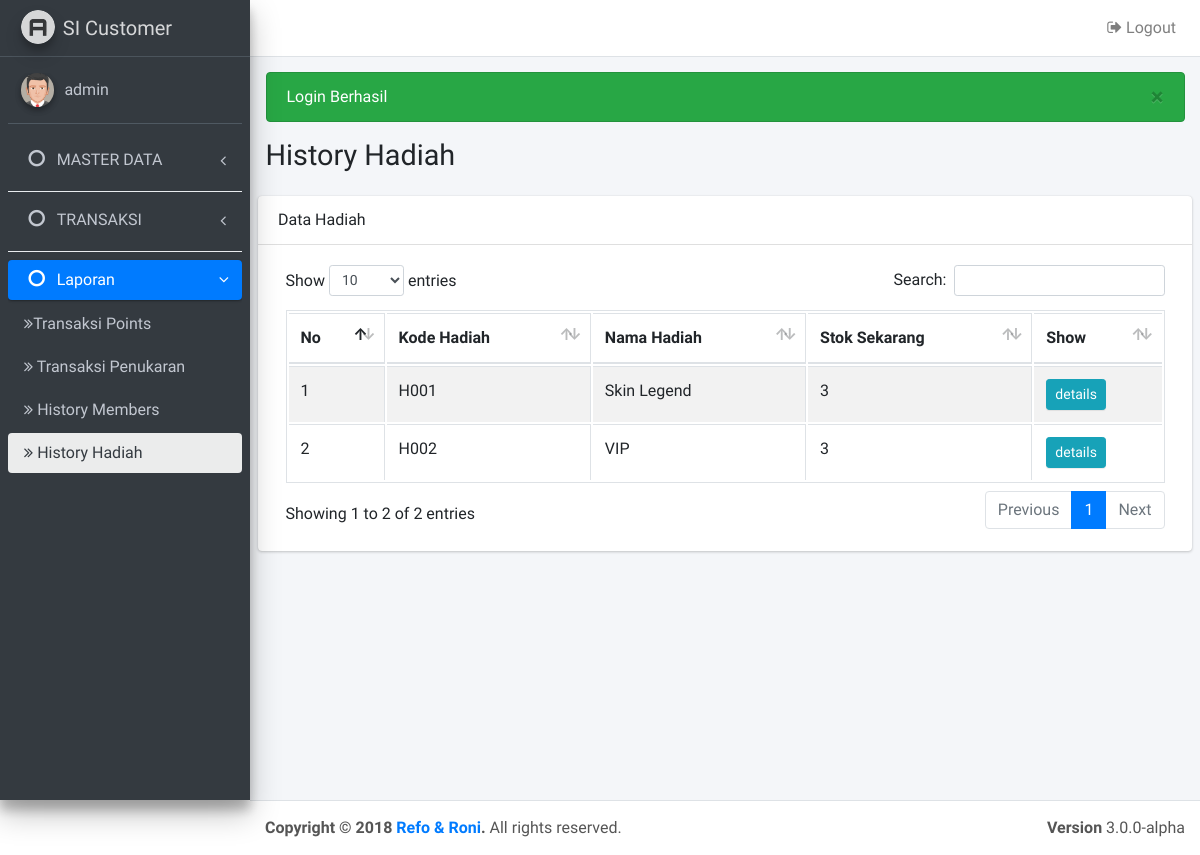
The page /laporan_hadiah.php (signed in) on the database as committed earlier.
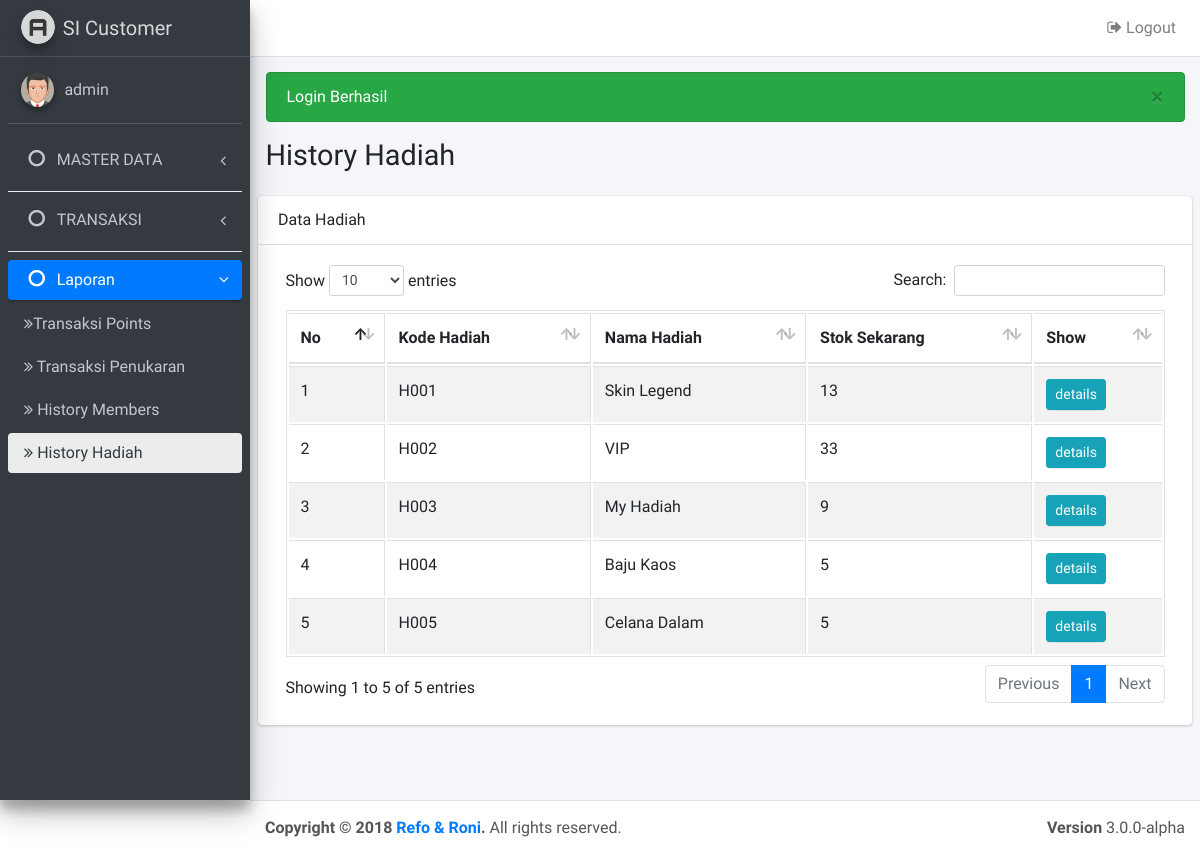
The same page on the database as committed later.
### tables this page shows
CREATE TABLE `log_had` (
  `id` int(11) NOT NULL,
  `tgl` date NOT NULL,
  `kd_hadiah` varchar(11) NOT NULL,
  `masuk_keluar` enum('1','0') NOT NULL,
  `jumlah` int(11) NOT NULL,
  `keterangan` varchar(50) NOT NULL,
  `oleh` varchar(10) NOT NULL
);

CREATE TABLE `hadiah` (
  `kd_hadiah` varchar(10) NOT NULL,
  `nama_hadiah` varchar(200) NOT NULL,
  `ketentuan_poin` int(11) NOT NULL,
  `stok` int(11) NOT NULL,
  `stat` int(11) NOT NULL
);

### laporan_hadiah.php (the view, shortened to what this page needs)
<?php
include "config/koneksi.php";
require_once 'layout/header.php';
require_once 'layout/navbar.php';
require_once 'layout/sidebar.php';
?>
<section class="content">
	<div class="card">
		<div class="card-header">
			Data Hadiah
		</div>
		<div class="card-body">
			<table id="example1" class="table table-bordered table-striped">
				<thead>
					<tr>
						<th>No</th>
						<th>Kode Hadiah</th>
						<th>Nama Hadiah</th>
						<th>Stok Sekarang</th>
						<th>Show</th>
					</tr>
				</thead>
				<tbody>
					<?php
						$hdh = $db->query("SELECT * FROM log_had a INNER JOIN hadiah b on a.kd_hadiah=b.kd_hadiah GROUP BY a.kd_hadiah ");
						$no = 1;
						foreach($hdh as $data) {
					?>
					<tr>
						<td><?= $no++ ?></td>
						<td><?= $data['kd_hadiah'] ?></td>
						<td><?= $data['nama_hadiah'] ?></td>
						<td><?= $data['stok'] ?></td>
						<td><a href="history_hadiah.php?kd=<?= $data['kd_hadiah'] ?>" class="btn btn-info btn-sm">details</a></td>
					</tr>
				<?php } ?>
				</tbody>
			</table>
		</div>
	</div>
</section>
<?php require_once('layout/footer.php') ?>

### config/koneksi.php (shortened to what this page needs)
<?php
function msghandling($arr = array("danger", "success", "warning")){
	foreach($arr as $r){
		if(isset($_SESSION[$r])){
			echo "<div class='alert alert-$r'>$_SESSION[$r] <button type='button' class='close' data-dismiss='alert' aria-hidden='true'>&times;</button> </div>";
		}
	}
}
 ?>

Rows that differ between the two databases and show on the page:
changed through a linked row, log_had "Skin Legend": kd_hadiah.stok "3" → "13"
changed through a linked row, log_had "VIP": kd_hadiah.stok "3" → "33"
added log_had: kd_hadiah.kd_hadiah "H003", kd_hadiah.nama_hadiah "My Hadiah", kd_hadiah.stok "9"
added log_had: kd_hadiah.kd_hadiah "H004", kd_hadiah.nama_hadiah "Baju Kaos", kd_hadiah.stok "5"
added log_had: kd_hadiah.kd_hadiah "H005", kd_hadiah.nama_hadiah "Celana Dalam", kd_hadiah.stok "5"
Other text that changed with them:
text written by a page script: "Show entries Search: Showing 1 to 2 of 2 entries Previous 1 Next" → "Show entries Search: Showing 1 to 5 of 5 entries Previous 1 Next"
